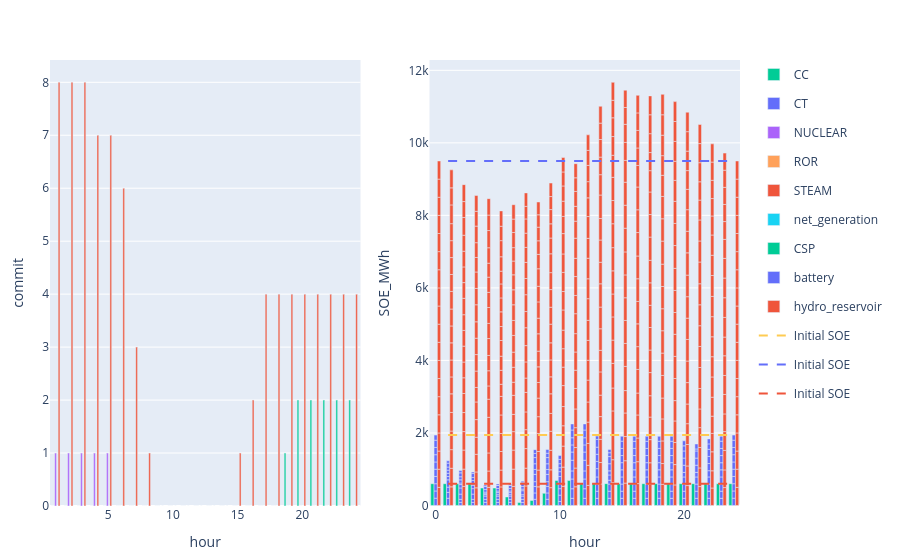

The cell this chart's notebook holds for it:
### Code cell
to_plot = commit_uc[(commit_uc.configuration .== config_1) .&  (commit_uc.day .== day_),:] 
p1 = plot(to_plot, x = :hour, y = :commit,  kind = "bar", color = :resource, stackgroup = 1) #Layout(barmode="stack"))


initial_SOE = s_uc.storage_parameters[s_uc.storage_parameters.configuration .== config_1, :]
initial_SOE.SOE_initial .= initial_SOE.SOE_max_MWh.*initial_SOE.initial_energy_proportion
initial_SOE = combine(groupby(initial_SOE,[:resource]),[:SOE_initial]  .=> sum, renamecols=false)

to_plot = s_uc.storage[(s_uc.storage.configuration .== config_1) .&  (s_uc.storage.day .== day_),:]
p2 = plot(to_plot, x = :hour , y = :SOE_MWh, color = :resource, kind = "bar", Layout(barmode="stack"))
for df in groupby(initial_SOE, :resource)
    hline2 = scatter(x=1:24, y=fill(unique(df.SOE_initial)[1], 24), mode="lines", line=attr(dash="dash"), name="Initial SOE")
    p2 = addtraces(p2, hline2)
end

[p1 p2]

### Figure 1 — Plotly figure (JSON) as saved in the notebook; plotly's stock layout.template omitted (floating-point values rounded to 4 significant figures; data arrays with more than 128 entries replaced by an {"elided": "..."} marker saying what was removed)
{"data": [{"legendgroup": "CC", "marker": {"color": "#00cc96"}, "name": "CC", "showlegend": true, "stackgroup": 1, "type": "bar", "x": [1, 2, 3, 4, 5, 6, 7, 8, 9, 10, 11, 12, 13, 14, 15, 16, 17, 18, 19, 20, 21, 22, 23, 24], "xaxis": "x1", "y": [0, 0, 0, 0, 0, 0, 0, 0, 0, 0, 0, 0, 0, 0, 0, 0, 0, 0, 1, 2, 2, 2, 2, 2], "yaxis": "y1"}, {"legendgroup": "CT", "marker": {"color": "#636efa"}, "name": "CT", "showlegend": true, "stackgroup": 1, "type": "bar", "x": [1, 2, 3, 4, 5, 6, 7, 8, 9, 10, 11, 12, 13, 14, 15, 16, 17, 18, 19, 20, 21, 22, 23, 24], "xaxis": "x1", "y": [0, 0, 0, 0, 0, 0, 0, 0, 0, 0, 0, 0, 0, 0, 0, 0, 0, 0, 0, 0, 0, 0, 0, 0], "yaxis": "y1"}, {"legendgroup": "NUCLEAR", "marker": {"color": "#ab63fa"}, "name": "NUCLEAR", "showlegend": true, "stackgroup": 1, "type": "bar", "x": [1, 2, 3, 4, 5, 6, 7, 8, 9, 10, 11, 12, 13, 14, 15, 16, 17, 18, 19, 20, 21, 22, 23, 24], "xaxis": "x1", "y": [1, 1, 1, 1, 1, 0, 0, 0, 0, 0, 0, 0, 0, 0, 0, 0, 0, 0, 0, 0, 0, 0, 0, 0], "yaxis": "y1"}, {"legendgroup": "ROR", "marker": {"color": "#FFA15A"}, "name": "ROR", "showlegend": true, "stackgroup": 1, "type": "bar", "x": [1, 2, 3, 4, 5, 6, 7, 8, 9, 10, 11, 12, 13, 14, 15, 16, 17, 18, 19, 20, 21, 22, 23, 24], "xaxis": "x1", "y": [null, null, null, null, null, null, null, null, null, null, null, null, null, null, null, null, null, null, null, null, null, null, null, null], "yaxis": "y1"}, {"legendgroup": "STEAM", "marker": {"color": "#EF553B"}, "name": "STEAM", "showlegend": true, "stackgroup": 1, "type": "bar", "x": [1, 2, 3, 4, 5, 6, 7, 8, 9, 10, 11, 12, 13, 14, 15, 16, 17, 18, 19, 20, 21, 22, 23, 24], "xaxis": "x1", "y": [8, 8, 8, 7, 7, 6, 3, 1, 0, 0, 0, 0, 0, 0, 1, 2, 4, 4, 4, 4, 4, 4, 4, 4], "yaxis": "y1"}, {"legendgroup": "net_generation", "marker": {"color": "#19d3f3"}, "name": "net_generation", "showlegend": true, "stackgroup": 1, "type": "bar", "x": [1, 2, 3, 4, 5, 6, 7, 8, 9, 10, 11, 12, 13, 14, 15, 16, 17, 18, 19, 20, 21, 22, 23, 24], "xaxis": "x1", "y": [null, null, null, null, null, null, null, null, null, null, null, null, null, null, null, null, null, null, null, null, null, null, null, null], "yaxis": "y1"}, {"legendgroup": "CSP", "marker": {"color": "#00cc96"}, "name": "CSP", "showlegend": true, "type": "bar", "x": [0, 1, 2, 3, 4, 5, 6, 7, 8, 9, 10, 11, 12, 13, 14, 15, 16, 17, 18, 19, 20, 21, 22, 23, 24], "xaxis": "x2", "y": [600, 600, 600, 600, 480.2, 480.2, 235.0, 81.96, 138.4, 335.2, 688.0, 686.9, 601.2, 601.2, 601.2, 601.2, 600.0, 600.0, 600.0, 600.0, 600.0, 600, 600, 600, 600], "yaxis": "y2"}, {"legendgroup": "battery", "marker": {"color": "#636efa"}, "name": "battery", "showlegend": true, "type": "bar", "x": {"elided": "250 int values"}, "xaxis": "x2", "y": {"elided": "250 float values"}, "yaxis": "y2"}, {"legendgroup": "hydro_reservoir", "marker": {"color": "#EF553B"}, "name": "hydro_reservoir", "showlegend": true, "type": "bar", "x": {"elided": "475 int values"}, "xaxis": "x2", "y": {"elided": "475 float values"}, "yaxis": "y2"}, {"line": {"dash": "dash"}, "mode": "lines", "name": "Initial SOE", "type": "scatter", "x": [1, 2, 3, 4, 5, 6, 7, 8, 9, 10, 11, 12, 13, 14, 15, 16, 17, 18, 19, 20, 21, 22, 23, 24], "xaxis": "x2", "y": [1940, 1940, 1940, 1940, 1940, 1940, 1940, 1940, 1940, 1940, 1940, 1940, 1940, 1940, 1940, 1940, 1940, 1940, 1940, 1940, 1940, 1940, 1940, 1940], "yaxis": "y2"}, {"line": {"dash": "dash"}, "mode": "lines", "name": "Initial SOE", "type": "scatter", "x": [1, 2, 3, 4, 5, 6, 7, 8, 9, 10, 11, 12, 13, 14, 15, 16, 17, 18, 19, 20, 21, 22, 23, 24], "xaxis": "x2", "y": [9500, 9500, 9500, 9500, 9500, 9500, 9500, 9500, 9500, 9500, 9500, 9500, 9500, 9500, 9500, 9500, 9500, 9500, 9500, 9500, 9500, 9500, 9500, 9500], "yaxis": "y2"}, {"line": {"dash": "dash"}, "mode": "lines", "name": "Initial SOE", "type": "scatter", "x": [1, 2, 3, 4, 5, 6, 7, 8, 9, 10, 11, 12, 13, 14, 15, 16, 17, 18, 19, 20, 21, 22, 23, 24], "xaxis": "x2", "y": [600, 600, 600, 600, 600, 600, 600, 600, 600, 600, 600, 600, 600, 600, 600, 600, 600, 600, 600, 600, 600, 600, 600, 600], "yaxis": "y2"}], "layout": {"margin": {"b": 50, "l": 50, "r": 50, "t": 60}, "xaxis1": {"anchor": "y1", "domain": [0, 0.45], "title": {"text": "hour"}}, "xaxis2": {"anchor": "y2", "domain": [0.55, 1], "title": {"text": "hour"}}, "yaxis1": {"anchor": "x1", "domain": [0, 1], "title": {"text": "commit"}}, "yaxis2": {"anchor": "x2", "domain": [0, 1], "title": {"text": "SOE_MWh"}}}}
